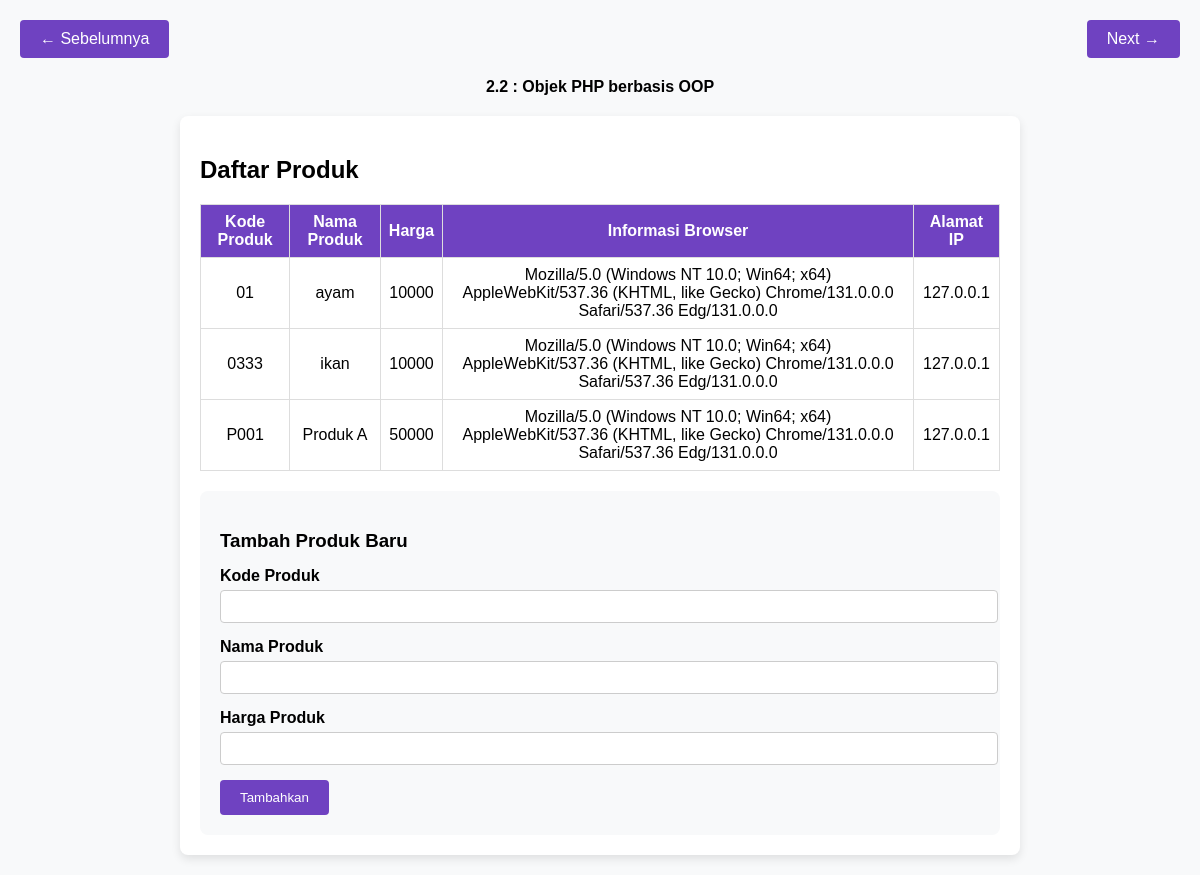
/Bagian2/uas5.php, run on the app's committed database.
### tables this page shows
CREATE TABLE IF NOT EXISTS `produk` (
  `kode_produk` varchar(100) NOT NULL,
  `nama_produk` varchar(100) NOT NULL,
  `harga` int NOT NULL,
  `informasibrowser` varchar(255) NOT NULL,
  `alamatip` varchar(45) NOT NULL,
  PRIMARY KEY (`kode_produk`)
);

### Bagian2/produkcontroller.php (called while the page is built, shortened)
<?php
class ProdukController {
    private $conn;
    public function __construct($host, $user, $password, $database) {
        $this->conn = new mysqli($host, $user, $password, $database);
    }
    public function getProduk() {
        $sql = "SELECT * FROM produk";
        $result = $this->conn->query($sql);
        $data = [];
        if ($result->num_rows > 0) {
            while ($row = $result->fetch_assoc()) {
                $data[] = $row;
            }
        }
        return $data;
    }
}

### Bagian2/uas5.php (the view, shortened to what this page needs)
<?php
require_once 'produkcontroller.php';
$produkController = new ProdukController('localhost', 'root', '', 'uas_pemweb');
$dataProduk = $produkController->getProduk();
?>
<!DOCTYPE html>
<html lang="en">
<head>
</head>
<body>
    <div class="navigation">
        <a href="uas4.php">&larr; Sebelumnya</a>
        <a href="../bagian4/uas9.php">Next &rarr;</a>
    </div>
    <div class="description">2.2 : Objek PHP berbasis OOP</div>
    <div class="container">
        <h2>Daftar Produk</h2>
        <table>
            <thead>
                <tr>
                    <th>Kode Produk</th>
                    <th>Nama Produk</th>
                    <th>Harga</th>
                    <th>Informasi Browser</th>
                    <th>Alamat IP</th>
                </tr>
            </thead>
            <tbody>
                <?php if (!empty($dataProduk)) : ?>
                    <?php foreach ($dataProduk as $produk) : ?>
                        <tr>
                            <td><?= $produk['kode_produk'] ?></td>
                            <td><?= $produk['nama_produk'] ?></td>
                            <td><?= $produk['harga'] ?></td>
                            <td><?= $produk['informasibrowser'] ?></td>
                            <td><?= $produk['alamatip'] ?></td>
                        </tr>
                    <?php endforeach; ?>
                <?php else : ?>
                    <tr>
                        <td colspan="5">Tidak ada data produk.</td>
                    </tr>
                <?php endif; ?>
            </tbody>
        </table>
        <div class="form-container">
            <h3>Tambah Produk Baru</h3>
            <form method="POST">
                <label for="kode_produk">Kode Produk</label>
                <input type="text" id="kode_produk" name="kode_produk" required>
                <label for="nama_produk">Nama Produk</label>
                <input type="text" id="nama_produk" name="nama_produk" required>
                <label for="harga">Harga Produk</label>
                <input type="number" id="harga" name="harga" required>
                <button type="submit">Tambahkan</button>
            </form>
        </div>
    </div>
</body>
</html>

### Bagian2/uas5.php (style rules this page uses)
body { font-family: Arial, sans-serif; margin: 0; padding: 20px; background-color: #f8f9fa; }
.container { max-width: 800px; margin: 0 auto; background: #fff; padding: 20px; border-radius: 8px; box-shadow: 0 4px 10px rgba(0, 0, 0, 0.1); }
.navigation { display: flex; justify-content: space-between; margin-bottom: 20px; }
.navigation a { text-decoration: none; padding: 10px 20px; background: #6f42c1; color: #fff; border-radius: 4px; transition: background 0.3s; }
.description { text-align: center; font-size: 16px; font-weight: bold; margin-bottom: 20px; color: #000; }
table { width: 100%; border-collapse: collapse; margin-top: 20px; }
table th, table td { border: 1px solid #ddd; padding: 8px; text-align: center; }
table th { background-color: #6f42c1; color: white; }
.form-container { margin-top: 20px; background: #f8f9fa; padding: 20px; border-radius: 8px; }
.form-container h3 { margin-bottom: 15px; }
.form-container label { display: block; margin-bottom: 5px; font-weight: bold; }
.form-container input { width: 100%; padding: 8px; margin-bottom: 15px; border: 1px solid #ccc; border-radius: 4px; }
.form-container button { padding: 10px 20px; border: none; background: #6f42c1; color: white; border-radius: 4px; cursor: pointer; }

### data on the page
produk: kode_produk "01", nama_produk "ayam", harga "10000", informasibrowser "Mozilla/5.0 (Windows NT 10.0; Win64; x64) AppleWebKit/537.36 (KHTML, like Gecko) Chrome/131.0.0.0 Safari/537.36 Edg/131.0.0.0", alamatip "127.0.0.1"
produk: kode_produk "0333", nama_produk "ikan", harga "10000", informasibrowser "Mozilla/5.0 (Windows NT 10.0; Win64; x64) AppleWebKit/537.36 (KHTML, like Gecko) Chrome/131.0.0.0 Safari/537.36 Edg/131.0.0.0", alamatip "127.0.0.1"
produk: kode_produk "P001", nama_produk "Produk A", harga "50000", informasibrowser "Mozilla/5.0 (Windows NT 10.0; Win64; x64) AppleWebKit/537.36 (KHTML, like Gecko) Chrome/131.0.0.0 Safari/537.36 Edg/131.0.0.0", alamatip "127.0.0.1"
